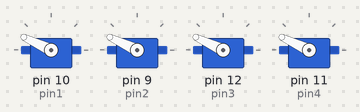
A sketch run on a simulated Arduino Uno, built with avr-gcc and run on an emulated ATmega328P. On the bench: 4 × servo.

Above: at 5.05 s.
At 12.0 s:
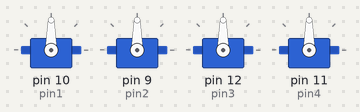
Timing chart, 0 to 14.1 s (numbered marks = the images above):
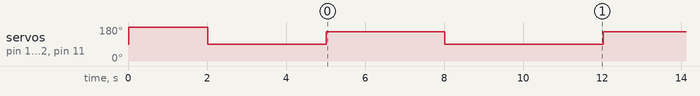

The sketch:

qBrain_ESC_Arm.ino
```cpp
#include <Servo.h>

const int pin3 = 12;
const int pin4 = 11;
const int pin1 = 10;
const int pin2 = 9;

#define motorSpeed 155

Servo ESC1;
Servo ESC2;
Servo ESC3;
Servo ESC4;

void setup() {
  //delay(2000);
  //pinMode(pin1,OUTPUT);
  ARM_Sequence();

}

void loop() {
  ESC1.write(motorSpeed);
  ESC2.write(motorSpeed);
  ESC3.write(motorSpeed);
  ESC4.write(motorSpeed);
  delay(3000);
  ESC1.write(90);
  ESC2.write(90);
  ESC3.write(90);
  ESC4.write(90);
  delay(4000);

}

void ARM_Sequence(){
  ESC1.attach(pin1);
  ESC2.attach(pin2);
  ESC3.attach(pin3);
  ESC4.attach(pin4);
  delay(20);

  ESC1.write(180);
  ESC2.write(180);
  ESC3.write(180);
  ESC4.write(180);
  delay(2000);

  ESC1.write(90);
  ESC2.write(90);
  ESC3.write(90);
  ESC4.write(90);
  delay(3000);
  //delay(1000);
}
```

Measured:
- by itself, servo on pin 10 (pin1), servo on pin 9 (pin2), servo on pin 12 (pin3), servo on pin 11 (pin4): moves between 90° and 180°, repeating every 35.0 s
